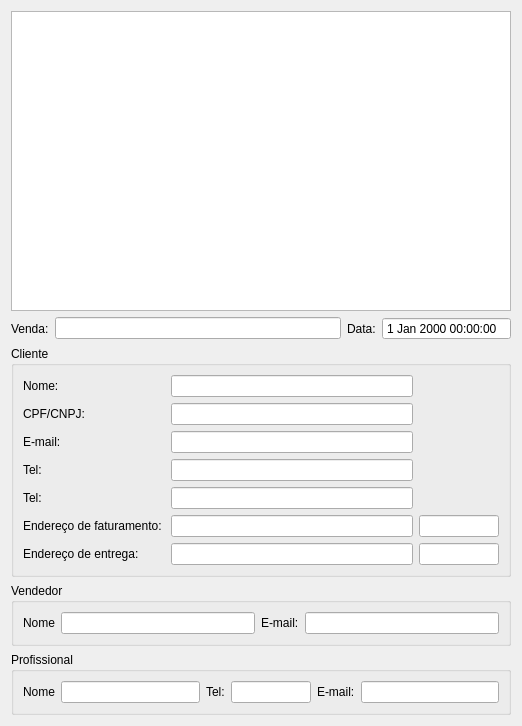
        <widget class="QFrame" name="frameProdutos">
         <property name="frameShape">
          <enum>QFrame::NoFrame</enum>
         </property>
         <property name="frameShadow">
          <enum>QFrame::Plain</enum>
         </property>
         <property name="lineWidth">
          <number>0</number>
         </property>
         <layout class="QGridLayout" name="gridLayout_16">
          <item row="3" column="0" colspan="4">
           <widget class="QGroupBox" name="groupBox_6">
            <property name="title">
             <string>Cliente</string>
            </property>
            <layout class="QGridLayout" name="gridLayout_17">
             <item row="0" column="0">
              <widget class="QLabel" name="labelEndereco_7">
               <property name="sizePolicy">
                <sizepolicy hsizetype="Fixed" vsizetype="Minimum">
                 <horstretch>0</horstretch>
                 <verstretch>0</verstretch>
                </sizepolicy>
               </property>
               <property name="text">
                <string>Nome:</string>
               </property>
              </widget>
             </item>
             <item row="0" column="1">
              <widget class="QLineEdit" name="itemBoxCliente"/>
             </item>
             <item row="1" column="0">
              <widget class="QLabel" name="labelEndereco_12">
               <property name="sizePolicy">
                <sizepolicy hsizetype="Fixed" vsizetype="Minimum">
                 <horstretch>0</horstretch>
                 <verstretch>0</verstretch>
                </sizepolicy>
               </property>
               <property name="text">
                <string>CPF/CNPJ:</string>
               </property>
              </widget>
             </item>
             <item row="1" column="1">
              <widget class="QLineEdit" name="itemBoxCPFCNPJ"/>
             </item>
             <item row="2" column="0">
              <widget class="QLabel" name="labelEndereco_13">
               <property name="sizePolicy">
                <sizepolicy hsizetype="Fixed" vsizetype="Minimum">
                 <horstretch>0</horstretch>
                 <verstretch>0</verstretch>
                </sizepolicy>
               </property>
               <property name="text">
                <string>E-mail:</string>
               </property>
              </widget>
             </item>
             <item row="2" column="1">
              <widget class="QLineEdit" name="itemBoxEmailCliente"/>
             </item>
             <item row="3" column="0">
              <widget class="QLabel" name="labelEndereco_14">
               <property name="sizePolicy">
                <sizepolicy hsizetype="Fixed" vsizetype="Minimum">
                 <horstretch>0</horstretch>
                 <verstretch>0</verstretch>
                </sizepolicy>
               </property>
               <property name="text">
                <string>Tel:</string>
               </property>
              </widget>
             </item>
             <item row="3" column="1">
              <widget class="QLineEdit" name="itemBoxTel1Cliente"/>
             </item>
             <item row="4" column="0">
              <widget class="QLabel" name="labelEndereco_15">
               <property name="sizePolicy">
                <sizepolicy hsizetype="Fixed" vsizetype="Minimum">
                 <horstretch>0</horstretch>
                 <verstretch>0</verstretch>
                </sizepolicy>
               </property>
               <property name="text">
                <string>Tel:</string>
               </property>
              </widget>
             </item>
             <item row="4" column="1">
              <widget class="QLineEdit" name="itemBoxTel2Cliente"/>
             </item>
             <item row="5" column="0">
              <widget class="QLabel" name="labelEndereco_2">
               <property name="sizePolicy">
                <sizepolicy hsizetype="Fixed" vsizetype="Preferred">
                 <horstretch>0</horstretch>
                 <verstretch>0</verstretch>
                </sizepolicy>
               </property>
               <property name="text">
                <string>Endereço de faturamento: </string>
               </property>
              </widget>
             </item>
             <item row="5" column="1">
              <widget class="ItemBox" name="itemBoxEnderecoFat"/>
             </item>
             <item row="5" column="2">
              <widget class="QLineEdit" name="itemBoxEnderecoFatCEP">
               <property name="maximumSize">
                <size>
                 <width>80</width>
                 <height>16777215</height>
                </size>
               </property>
              </widget>
             </item>
             <item row="6" column="0">
              <widget class="QLabel" name="labelEndereco">
               <property name="sizePolicy">
                <sizepolicy hsizetype="Fixed" vsizetype="Minimum">
                 <horstretch>0</horstretch>
                 <verstretch>0</verstretch>
                </sizepolicy>
               </property>
               <property name="text">
                <string>Endereço de entrega: </string>
               </property>
              </widget>
             </item>
             <item row="6" column="1">
              <widget class="ItemBox" name="itemBoxEnderecoEnt"/>
             </item>
             <item row="6" column="2">
              <widget class="QLineEdit" name="itemBoxEnderecoEntCEP">
               <property name="maximumSize">
                <size>
                 <width>80</width>
                 <height>16777215</height>
                </size>
               </property>
              </widget>
             </item>
            </layout>
           </widget>
          </item>
          <item row="4" column="0" colspan="4">
           <widget class="QGroupBox" name="groupBox_7">
            <property name="title">
             <string>Vendedor</string>
            </property>
            <layout class="QGridLayout" name="gridLayout_10">
             <item row="0" column="0">
              <widget class="QLabel" name="labelEndereco_6">
               <property name="sizePolicy">
                <sizepolicy hsizetype="Fixed" vsizetype="Minimum">
                 <horstretch>0</horstretch>
                 <verstretch>0</verstretch>
                </sizepolicy>
               </property>
               <property name="text">
                <string>Nome</string>
               </property>
              </widget>
             </item>
             <item row="0" column="1">
              <widget class="QLineEdit" name="itemBoxVendedor"/>
             </item>
             <item row="0" column="2">
              <widget class="QLabel" name="labelEndereco_18">
               <property name="sizePolicy">
                <sizepolicy hsizetype="Fixed" vsizetype="Minimum">
                 <horstretch>0</horstretch>
                 <verstretch>0</verstretch>
                </sizepolicy>
               </property>
               <property name="text">
                <string>E-mail:</string>
               </property>
              </widget>
             </item>
             <item row="0" column="3">
              <widget class="QLineEdit" name="itemBoxEmailVendedor"/>
             </item>
            </layout>
           </widget>
          </item>
          <item row="5" column="0" colspan="4">
           <widget class="QGroupBox" name="groupBox_8">
            <property name="title">
             <string>Profissional</string>
            </property>
            <layout class="QGridLayout" name="gridLayout_15">
             <item row="0" column="0">
              <widget class="QLabel" name="labelEndereco_5">
               <property name="sizePolicy">
                <sizepolicy hsizetype="Fixed" vsizetype="Minimum">
                 <horstretch>0</horstretch>
                 <verstretch>0</verstretch>
                </sizepolicy>
               </property>
               <property name="text">
                <string>Nome</string>
               </property>
              </widget>
             </item>
             <item row="0" column="1">
              <widget class="QLineEdit" name="itemBoxProfissional"/>
             </item>
             <item row="0" column="2">
              <widget class="QLabel" name="labelEndereco_16">
               <property name="sizePolicy">
                <sizepolicy hsizetype="Fixed" vsizetype="Minimum">
                 <horstretch>0</horstretch>
                 <verstretch>0</verstretch>
                </sizepolicy>
               </property>
               <property name="text">
                <string>Tel:</string>
               </property>
              </widget>
             </item>
             <item row="0" column="3">
              <widget class="QLineEdit" name="itemBoxTelProfissional">
               <property name="maximumSize">
                <size>
                 <width>80</width>
                 <height>16777215</height>
                </size>
               </property>
              </widget>
             </item>
             <item row="0" column="4">
              <widget class="QLabel" name="labelEndereco_17">
               <property name="sizePolicy">
                <sizepolicy hsizetype="Fixed" vsizetype="Minimum">
                 <horstretch>0</horstretch>
                 <verstretch>0</verstretch>
                </sizepolicy>
               </property>
               <property name="text">
                <string>E-mail:</string>
               </property>
              </widget>
             </item>
             <item row="0" column="5">
              <widget class="QLineEdit" name="itemBoxEmailProfissional"/>
             </item>
            </layout>
           </widget>
          </item>
          <item row="0" column="0" colspan="4">
           <widget class="QTableView" name="tableVenda">
            <property name="sizePolicy">
             <sizepolicy hsizetype="Expanding" vsizetype="Expanding">
              <horstretch>0</horstretch>
              <verstretch>0</verstretch>
             </sizepolicy>
            </property>
            <property name="minimumSize">
             <size>
              <width>500</width>
              <height>300</height>
             </size>
            </property>
            <property name="editTriggers">
             <set>QAbstractItemView::NoEditTriggers</set>
            </property>
            <property name="alternatingRowColors">
             <bool>true</bool>
            </property>
            <property name="selectionMode">
             <enum>QAbstractItemView::NoSelection</enum>
            </property>
            <attribute name="horizontalHeaderStretchLastSection">
             <bool>false</bool>
            </attribute>
           </widget>
          </item>
          <item row="2" column="0">
           <widget class="QLabel" name="labelEndereco_8">
            <property name="sizePolicy">
             <sizepolicy hsizetype="Fixed" vsizetype="Minimum">
              <horstretch>0</horstretch>
              <verstretch>0</verstretch>
             </sizepolicy>
            </property>
            <property name="text">
             <string>Venda:</string>
            </property>
           </widget>
          </item>
          <item row="2" column="1">
           <widget class="QLineEdit" name="itemBoxVenda"/>
          </item>
          <item row="2" column="2">
           <widget class="QLabel" name="labelEndereco_11">
            <property name="sizePolicy">
             <sizepolicy hsizetype="Fixed" vsizetype="Minimum">
              <horstretch>0</horstretch>
              <verstretch>0</verstretch>
             </sizepolicy>
            </property>
            <property name="text">
             <string>Data:</string>
            </property>
           </widget>
          </item>
          <item row="2" column="3">
           <widget class="QDateTimeEdit" name="dateTimeEdit">
            <property name="wrapping">
             <bool>false</bool>
            </property>
            <property name="readOnly">
             <bool>true</bool>
            </property>
            <property name="buttonSymbols">
             <enum>QAbstractSpinBox::NoButtons</enum>
            </property>
           </widget>
          </item>
         </layout>
        </widget>
